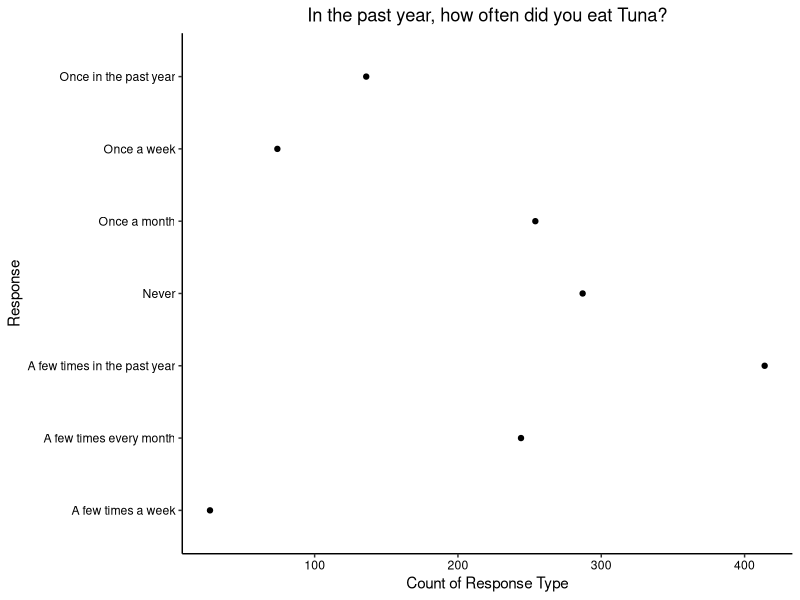
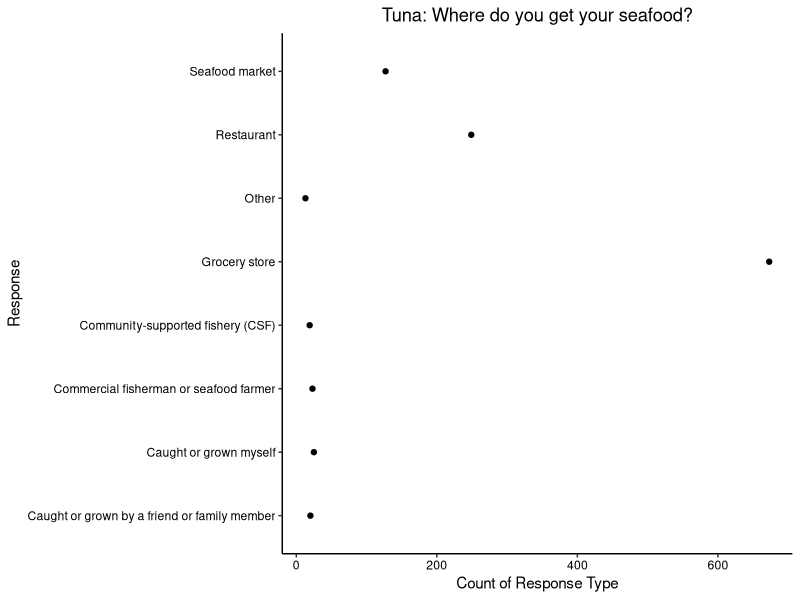
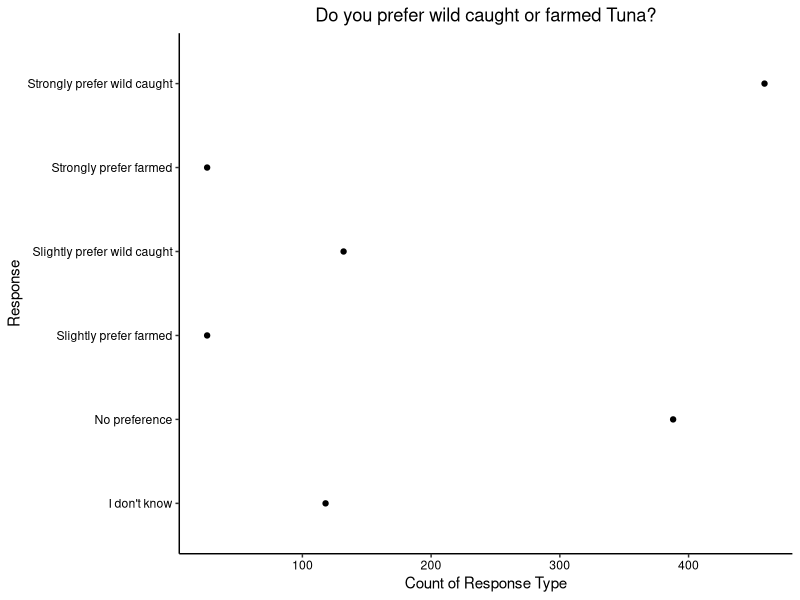
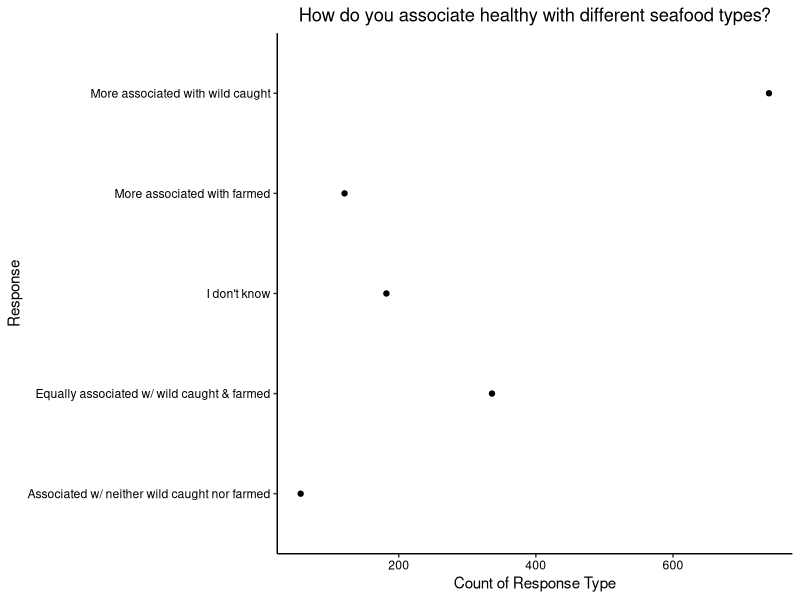
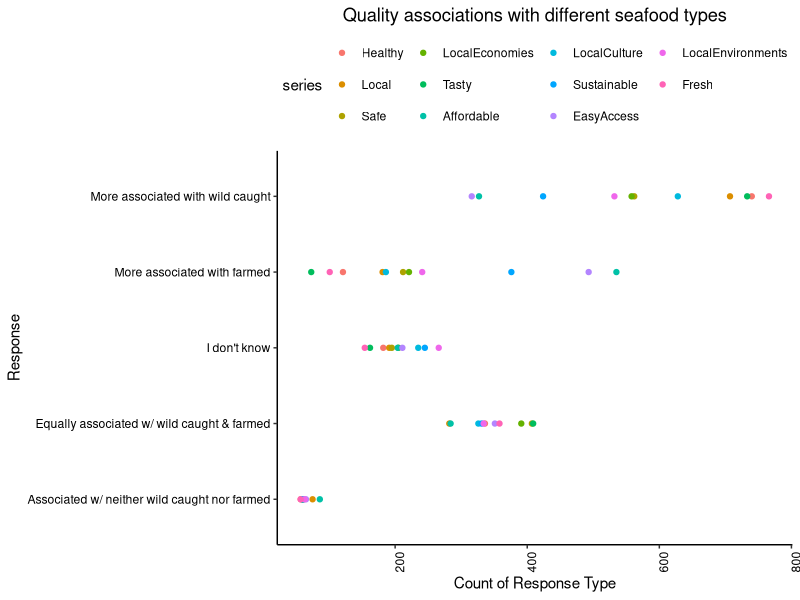

Generate these figures, in order, with R:
## ---- chunk 1
knitr::opts_chunk$set(echo = TRUE)
## ---- chunk 2
getwd()
library(tidyverse)

survey.dat <- read.csv("./AquacultureSurveyData.csv")
survey.codes <- read.csv("./AquacultureSurveyCodes.csv")

# Set ggplot theme
mytheme <- theme_classic() +
  theme(axis.text = element_text(color = "black"), 
        legend.position = "top")
theme_set(mytheme)
## ---- chunk 3
freq.sp <- select(survey.dat, Frequency_Tuna:Frequency_Oysters)

freq.sp.Tuna <- as.data.frame(table(freq.sp$Frequency_Tuna))
freq.sp.Shrimp <- as.data.frame(table(freq.sp$Frequency_Shrimp))
freq.sp.Salmon <- as.data.frame(table(freq.sp$Frequency_Salmon))
freq.sp.Flounder <- as.data.frame(table(freq.sp$Frequency_Flounder))
freq.sp.BlueCrab <- as.data.frame(table(freq.sp$Frequency_BlueCrab))
freq.sp.Clams <- as.data.frame(table(freq.sp$Frequency_Clams))
freq.sp.Mullet <- as.data.frame(table(freq.sp$Frequency_Mullet))
freq.sp.Oysters <- as.data.frame(table(freq.sp$Frequency_Oysters))

freq.sp.summary <- freq.sp.Tuna %>% 
  left_join(freq.sp.Shrimp, by = "Var1") %>% 
  left_join(freq.sp.Salmon, by = "Var1") %>% 
  left_join(freq.sp.Flounder, by = "Var1") %>% 
  left_join(freq.sp.BlueCrab, by = "Var1") %>% 
  left_join(freq.sp.Clams, by = "Var1") %>% 
  left_join(freq.sp.Mullet, by = "Var1") %>% 
  left_join(freq.sp.Oysters, by = "Var1")
freq.sp.summary <- freq.sp.summary %>% 
  rename(Response = Var1,
         Tuna = Freq.x,
         Shrimp = Freq.y,
         Salmon = Freq.x.x,
         Flounder = Freq.y.y,
         BlueCrab = Freq.x.x.x,
         Clams = Freq.y.y.y,
         Mullet = Freq.x.x.x.x,
         Oysters = Freq.y.y.y.y)

freq.response.meaning <- c("Never", 
                           "Once in the past year", 
                           "A few times in the past year",
                           "Once a month",
                           "A few times every month",
                           "Once a week",
                           "A few times a week")

freq.sp.summary$Response_Explanation <- freq.response.meaning

ggplot(freq.sp.summary,aes(y=Response_Explanation, x=Tuna)) + 
  geom_point() + 
  labs(title ="In the past year, how often did you eat Tuna?",
       x="Count of Response Type",
       y="Response") + 
  theme(plot.title = element_text(hjust=0.5))
## ---- chunk 4
where.sp <- select(survey.dat, Where_Tuna:Where_Oysters)

where.sp.Tuna <- as.data.frame(table(where.sp$Where_Tuna))
where.sp.Shrimp <- as.data.frame(table(where.sp$Where_Shrimp))
where.sp.Salmon <- as.data.frame(table(where.sp$Where_Salmon))
where.sp.Flounder <- as.data.frame(table(where.sp$Where_Flounder))
where.sp.BlueCrab <- as.data.frame(table(where.sp$Where_BlueCrab))
where.sp.Clams <- as.data.frame(table(where.sp$Where_Clams))
where.sp.Mullet <- as.data.frame(table(where.sp$Where_Mullet))
where.sp.Oysters <- as.data.frame(table(where.sp$Where_Oysters))

where.sp.summary <- where.sp.Tuna %>% 
  left_join(where.sp.Shrimp, by = "Var1") %>% 
  left_join(where.sp.Salmon, by = "Var1") %>% 
  left_join(where.sp.Flounder, by = "Var1") %>% 
  left_join(where.sp.BlueCrab, by = "Var1") %>% 
  left_join(where.sp.Clams, by = "Var1") %>% 
  left_join(where.sp.Mullet, by = "Var1") %>% 
  left_join(where.sp.Oysters, by = "Var1")
where.sp.summary <- where.sp.summary %>% 
  rename(Response = Var1,
         Tuna = Freq.x,
         Shrimp = Freq.y,
         Salmon = Freq.x.x,
         Flounder = Freq.y.y,
         BlueCrab = Freq.x.x.x,
         Clams = Freq.y.y.y,
         Mullet = Freq.x.x.x.x,
         Oysters = Freq.y.y.y.y)

where.response.meaning <- c("Caught or grown myself", 
                           "Caught or grown by a friend or family member", 
                           "Grocery store",
                           "Restaurant",
                           "Seafood market",
                           "Commercial fisherman or seafood farmer",
                           "Community-supported fishery (CSF)",
                           "Other")

where.sp.summary$Response_Explanation <- where.response.meaning

ggplot(where.sp.summary,aes(y=Response_Explanation, x=Tuna)) + 
  geom_point() + 
  labs(title ="Tuna: Where do you get your seafood?",
       x="Count of Response Type",
       y="Response") + 
  theme(plot.title = element_text(hjust=0.5))
## ---- chunk 5
pref.sp <- select(survey.dat, Preference_Tuna:Preference_Oysters)

pref.sp.Tuna <- as.data.frame(table(pref.sp$Preference_Tuna))
pref.sp.Shrimp <- as.data.frame(table(pref.sp$Preference_Shrimp))
pref.sp.Salmon <- as.data.frame(table(pref.sp$Preference_Salmon))
pref.sp.Flounder <- as.data.frame(table(pref.sp$Preference_Flounder))
pref.sp.BlueCrab <- as.data.frame(table(pref.sp$Preference_BlueCrab))
pref.sp.Clams <- as.data.frame(table(pref.sp$Preference_Clams))
pref.sp.Mullet <- as.data.frame(table(pref.sp$Preference_Mullet))
pref.sp.Oysters <- as.data.frame(table(pref.sp$Preference_Oysters))

pref.sp.summary <- pref.sp.Tuna %>% 
  left_join(pref.sp.Shrimp, by = "Var1") %>% 
  left_join(pref.sp.Salmon, by = "Var1") %>% 
  left_join(pref.sp.Flounder, by = "Var1") %>% 
  left_join(pref.sp.BlueCrab, by = "Var1") %>% 
  left_join(pref.sp.Clams, by = "Var1") %>% 
  left_join(pref.sp.Mullet, by = "Var1") %>% 
  left_join(pref.sp.Oysters, by = "Var1")
pref.sp.summary <- pref.sp.summary %>% 
  rename(Response = Var1,
         Tuna = Freq.x,
         Shrimp = Freq.y,
         Salmon = Freq.x.x,
         Flounder = Freq.y.y,
         BlueCrab = Freq.x.x.x,
         Clams = Freq.y.y.y,
         Mullet = Freq.x.x.x.x,
         Oysters = Freq.y.y.y.y)

pref.response.meaning <- c("Strongly prefer wild caught", 
                           "Slightly prefer wild caught", 
                           "No preference",
                           "Slightly prefer farmed",
                           "Strongly prefer farmed",
                           "I don't know")

pref.sp.summary$Response_Explanation <- pref.response.meaning

ggplot(pref.sp.summary,aes(y=Response_Explanation, x=Tuna)) + 
  geom_point() + 
  labs(title ="Do you prefer wild caught or farmed Tuna?",
       x="Count of Response Type",
       y="Response") + 
  theme(plot.title = element_text(hjust=0.5))
## ---- chunk 6
qual.sp <- select(survey.dat, Qualities_Healthy:Qualities_Fresh)

qual.sp.Healthy <- as.data.frame(table(qual.sp$Qualities_Healthy))
qual.sp.Local <- as.data.frame(table(qual.sp$Qualities_Local))
qual.sp.Safe <- as.data.frame(table(qual.sp$Qualities_Safe))
qual.sp.Local_Economies <- as.data.frame(table(qual.sp$Qualities_Local_Economies))
qual.sp.Tasty <- as.data.frame(table(qual.sp$Qualities_Tasty))
qual.sp.Affordable <- as.data.frame(table(qual.sp$Qualities_Affordable))
qual.sp.Local_Culture <- as.data.frame(table(qual.sp$Qualities_Local_Culture))
qual.sp.Sustainable <- as.data.frame(table(qual.sp$Qualities_Sustainable))
qual.sp.Easy_Access <- as.data.frame(table(qual.sp$Qualities_Easy_Access))
qual.sp.Local_Environments <- as.data.frame(table(qual.sp$Qualities_Local_Environments))
qual.sp.Fresh <- as.data.frame(table(qual.sp$Qualities_Fresh))

qual.sp.summary <- qual.sp.Healthy %>% 
  left_join(qual.sp.Local, by = "Var1") %>% 
  left_join(qual.sp.Safe, by = "Var1") %>% 
  left_join(qual.sp.Local_Economies, by = "Var1") %>% 
  left_join(qual.sp.Tasty, by = "Var1") %>% 
  left_join(qual.sp.Affordable, by = "Var1") %>% 
  left_join(qual.sp.Local_Culture, by = "Var1") %>% 
  left_join(qual.sp.Sustainable, by = "Var1") %>%
  left_join(qual.sp.Easy_Access, by = "Var1") %>%
  left_join(qual.sp.Local_Environments, by = "Var1") %>%
  left_join(qual.sp.Fresh, by = "Var1")
qual.sp.summary <- qual.sp.summary %>% 
  rename(Response = Var1,
         Healthy = Freq.x,
         Local = Freq.y,
         Safe = Freq.x.x,
         LocalEconomies = Freq.y.y,
         Tasty = Freq.x.x.x,
         Affordable = Freq.y.y.y,
         LocalCulture = Freq.x.x.x.x,
         Sustainable = Freq.y.y.y.y,
         EasyAccess = Freq.x.x.x.x.x,
         LocalEnvironments = Freq.y.y.y.y.y,
         Fresh = Freq)

qual.response.meaning <- c("More associated with wild caught", 
                           "Equally associated w/ wild caught & farmed", 
                           "More associated with farmed",
                           "Associated w/ neither wild caught nor farmed",
                           "I don't know")

qual.sp.summary$Response_Explanation <- qual.response.meaning

ggplot(qual.sp.summary,aes(y=Response_Explanation, x=Healthy)) + 
  geom_point() + 
  labs(title ="How do you associate healthy with different seafood types?",
       x="Count of Response Type",
       y="Response") + 
  theme(plot.title = element_text(hjust=0.5))
## ---- chunk 7

#load necessary libraries
library(ggplot2)
library(reshape2)

#melt data frame into long format
qual.sp.summary.long <- melt(qual.sp.summary,  id.vars = 'Response_Explanation', variable.name = 'series')
qual.sp.summary.long <- qual.sp.summary.long[-c(1, 2, 3, 4, 5), ]
qual.sp.summary.long$value <- as.numeric(qual.sp.summary.long$value)

#create line plot for each column in data frame
ggplot(qual.sp.summary.long, aes(y=Response_Explanation, x=value)) +
  geom_point(aes(colour = series)) + 
  labs(title ="Quality associations with different seafood types",
       x="Count of Response Type",
       y="Response") + 
  theme(axis.text.x = element_text(angle = 90), 
        plot.title = element_text(hjust=0.5))
